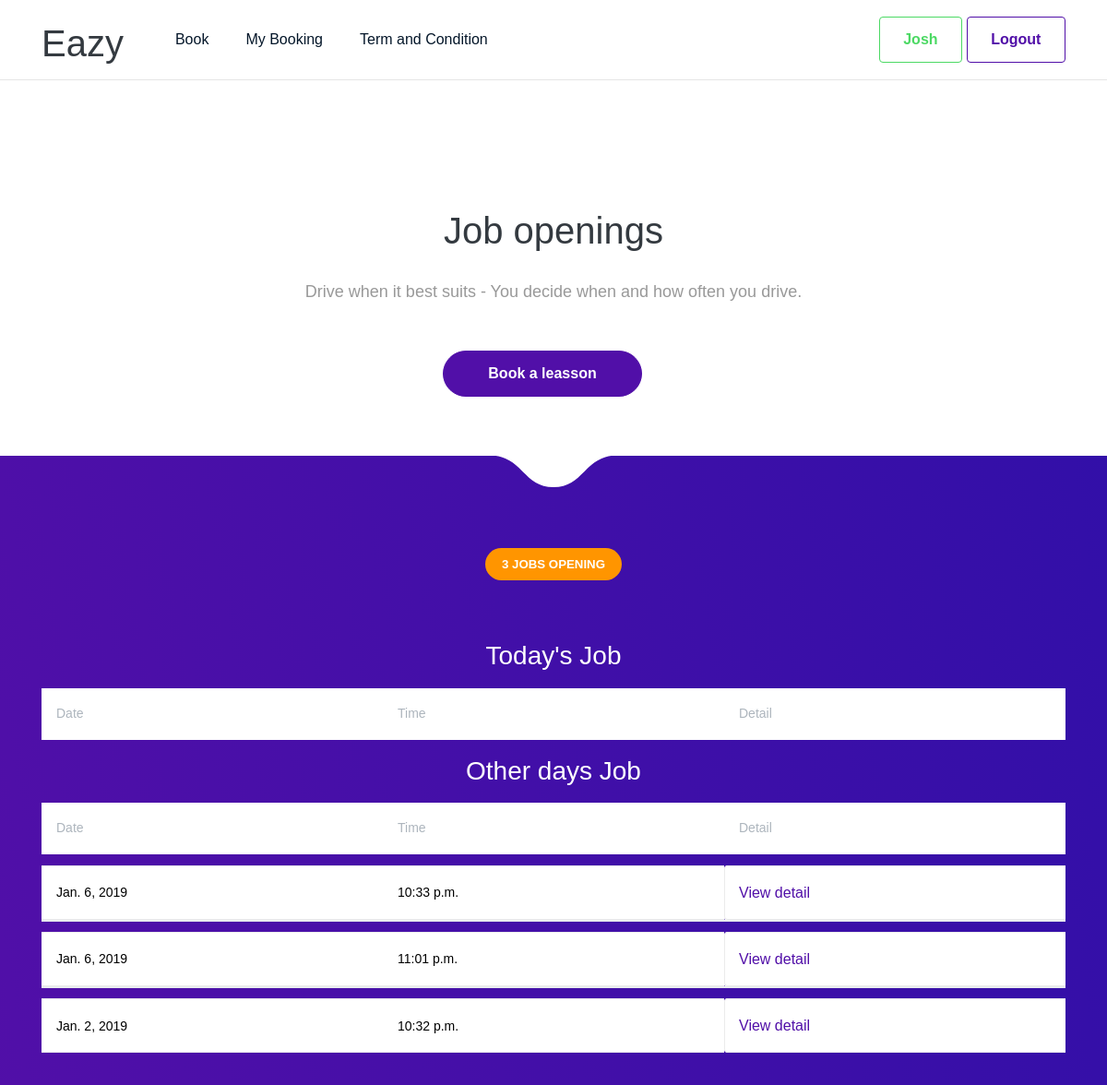
Before: /dashboard/ (signed in, upper part) with the older database file.
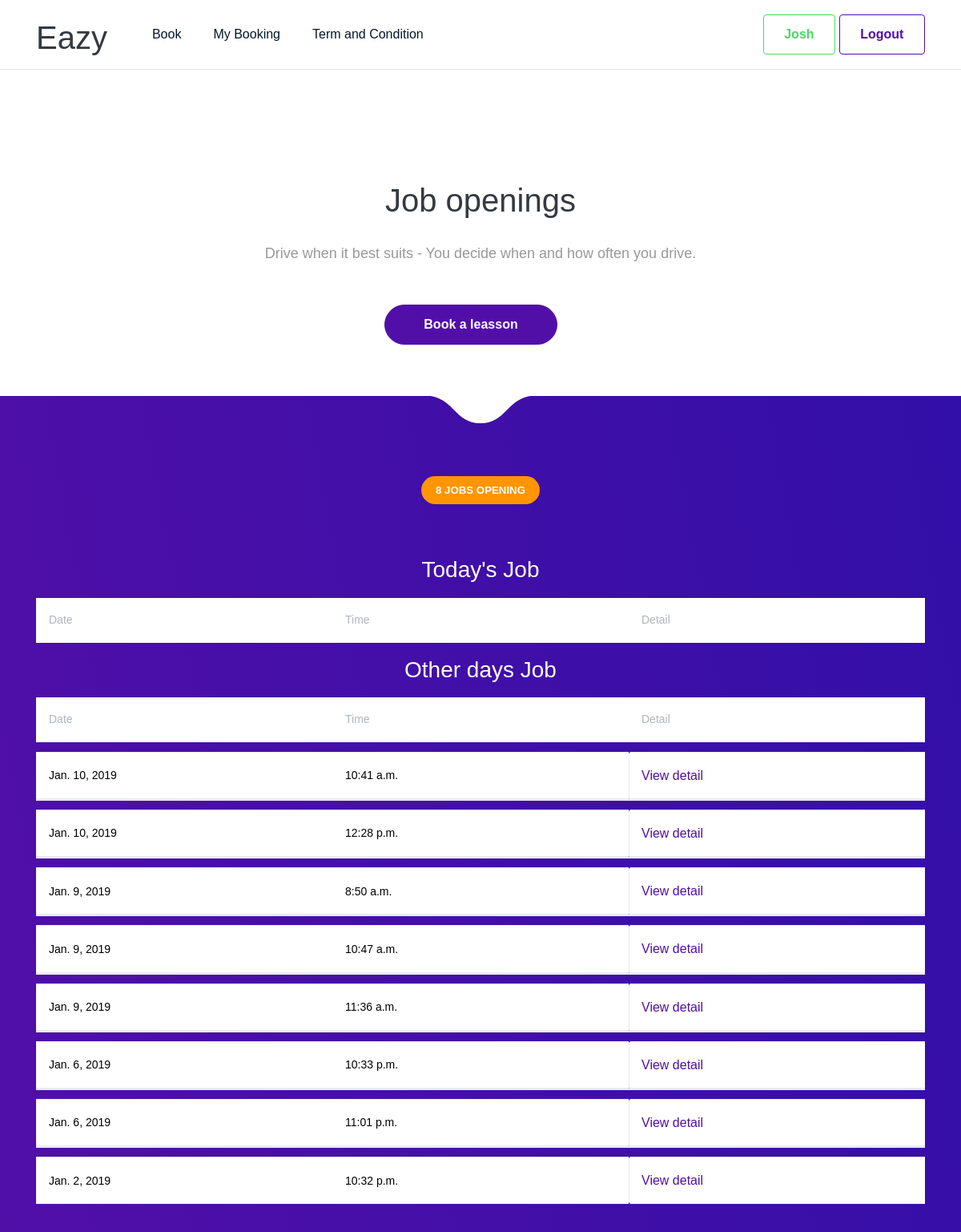
After: the same page with the newer database file.
### leasson/models.py (models this page shows, shortened)
class Lesson(models.Model):
	SERVICE_TYPE = (
        ('Manual', 'Manual'),
        ('Auto', 'Auto'),
    )
	name = models.ForeignKey(Profile, on_delete=models.CASCADE, default=1)
	slug = models.SlugField(max_length=140, unique=True, null = False, blank = True)
	service_type = models.CharField(max_length=10, choices=SERVICE_TYPE, default='Auto')
	duration = models.PositiveIntegerField( default=1)
	date = models.DateField(default = timezone.now)
	time = models.TimeField(default = timezone.now)
	instructor = models.ForeignKey(Profile, on_delete=models.CASCADE, null=True, blank=True, related_name ='instructor')
	def get_absolute_url(self):
		return reverse('leasson:leassondeatil', args=[
												 self.id
			])
	class Meta:
		ordering = ("-date", "time")

### leasson/views.py (the view)
# urls.py: url(r'^dashboard/', views.dashboard, name='dashboard'),
@login_required
def dashboard(request):
    object_list = Lesson.objects.filter(instructor__isnull=True).order_by("-date", "time")
    today = datetime.now().date()
    TodayJob =  Lesson.objects.filter(instructor=request.user.profile, date=today).order_by("-date","time")
    return render(request, 'leasson/dashboard.html', {#'page': page,
                                                   'object_list': object_list,
                                                   'TodayJob':TodayJob
                                                  })

### leasson/templatetags/custom_tags.py (called while the page is built)
@register.simple_tag
def totalavailablejobs():
    return  Lesson.objects.filter(instructor__isnull=True).count()

### leasson/templates/leasson/dashboard.html (shortened to what this page needs)
{% extends "base.html" %}
{% load custom_tags %}
{% block content %}
<section class="slice slice-xl pb-md">
            <div class="container pt-lg-lg">
                <div class="row row-grid justify-content-center">
                    <div class="col-lg-8 text-center">
                        <h2 class="heading h1 mb-4">Job openings</h2>
                        <p class="lead lh-180">Drive when it best suits - You decide when and how often you drive.</p>
                   {% if request.user.profile.grouptype == 'Learner'%}
              <div class="mt-5">
                            <a href="{% url 'leasson:createleasson' %}" class="btn btn-primary btn-circle px-5 mr-lg-4">Book a leasson</a>
                        </div>
              {%elif request.user.profile.grouptype == 'Instructor'%}
                                      <div class="text-center mt-5">
                            <a href="{% url 'leasson:MyJob' %}" class="text-blue"><i class="far fa-angle-right mr-2"></i>View all my job </a>
                        </div>
              {%endif%}
                    </div>
                </div>
            </div>
        </section>
<section class="slice slice-lg bg-gradient-primary">
            <span class="tongue tongue-top"></span>
            <div class="container">
                <div class="mb-md text-center">
    <span class="badge badge-lg badge-pill btn-warning text-uppercase">{%totalavailablejobs%} Jobs opening</span>
                </div>
 <h3 class="text-center text-white pb-2">Today's Job</h3>
                               <table class="table table-hover table-cards align-items-center">
    <thead>
        <tr>
            <th scope="col">Date</th>
            <th scope="col">Time</th>
            <th scope="col">Detail</th>
        </tr>
    </thead>
</table>
 <h3 class="text-center text-white pb-2">Other days Job</h3>
               <table class="table table-hover table-cards align-items-center">
    <thead>
        <tr>
            <th scope="col ">Date</th>
            <th scope="col">Time</th>
            <th scope="col">Detail</th>
        </tr>
    </thead>
    {% for object in object_list %}
    <tbody>
        <tr class="table-divider"></tr>
        <tr class="bg-white">
             <td class="h5 font-weight-normal ">{{ object.date}}
             </td>
           <td class="h5 font-weight-normal mb-0">{{ object.time}}</td>
            <th scope="row">
                   <div class="media align-items-center">
                    <a href="{{ object.get_absolute_url}}">
                  View detail
               </a>
                </div>
            </th>
        </tr>
{%endfor %}
    </tbody>
</table>
                    </div>
        </section>
{% endblock %}

Changed rows visible on the page:
added Lesson: date "Jan. 10, 2019", time "10:41 a.m."
added Lesson: date "Jan. 10, 2019", time "12:28 p.m."
added Lesson: date "Jan. 9, 2019", time "8:50 a.m."
added Lesson: date "Jan. 9, 2019", time "10:47 a.m."
now on this page (row edited): Lesson: date "Jan. 9, 2019", time "11:36 a.m."
Other visible differences:
text no longer shown: "3"
text now shown: "8"
